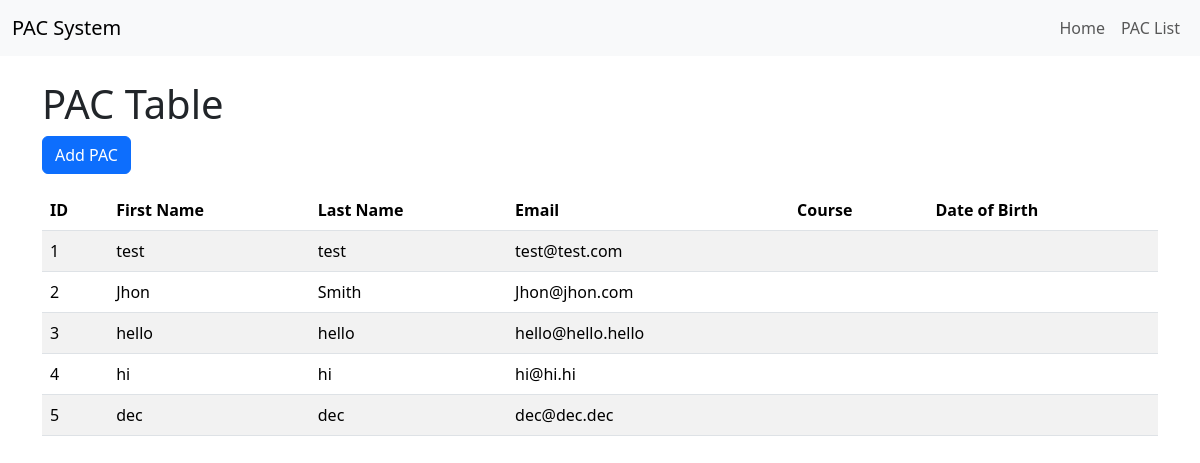
The app's page /pac_list/, older data.
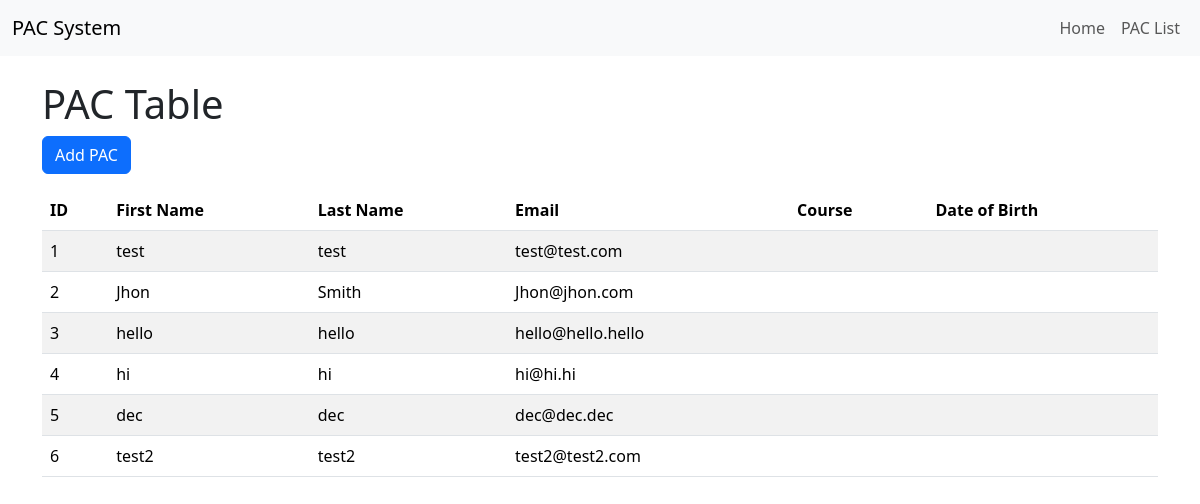
The same page, newer data.
### pacsystem/models.py (models this page shows, shortened)
class PacTable(models.Model):
    PacID = models.AutoField(primary_key=True)
    FirstName = models.CharField(max_length=64, null=False)
    LastName = models.CharField(max_length=64, null=False)
    Email = models.EmailField(max_length=255, null=False)
    Department = models.CharField(max_length=64, null=False)

### pacsystem/views.py (the view)
# urls.py: path('pac_list/', view=views.pac_view, name='pac_view'),
def pac_view(request):
    pacs = PacTable.objects.all()
    context = {'pacs': pacs}
    return render(request, 'studentpac/pac.html', context)

### pacsystem/templates/studentpac/pac.html (shortened to what this page needs)
{% extends 'studentpac/base.html' %}
{% block content %}
<h1>PAC Table</h1>
<a href="{% url 'add_pac' %}" class="btn btn-primary mb-3">Add PAC</a>
<table class="table table-striped">
    <thead>
    <tr>
        <th>ID</th>
        <th>First Name</th>
        <th>Last Name</th>
        <th>Email</th>
        <th>Course</th>
        <th>Date of Birth</th>
    </tr>
    </thead>
    <tbody>
    {% for pac in pacs %}
    <tr>
        <td>{{ pac.PacID }}</td>
        <td>{{ pac.FirstName }}</td>
        <td>{{ pac.LastName }}</td>
        <td>{{ pac.Email }}</td>
        <td>{{ pac.Course }}</td>
        <td>{{ pac.DOB }}</td>
    </tr>
    {% endfor %}
    </tbody>
</table>
{% endblock %}

Row changes from the older to the newer data that the page shows:
added PacTable: PacID "6", FirstName "test2", LastName "test2", Email "test2@test2.com"
